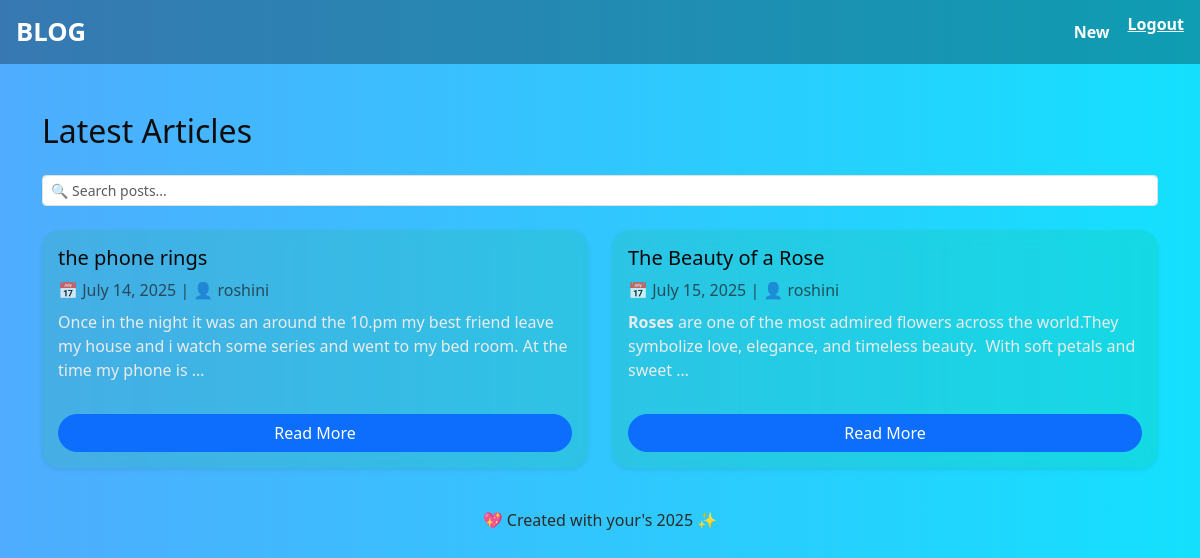
The app's page / (signed in) with its own data.
### blog/models.py (models this page shows, shortened)
class Post(models.Model):
    title = models.CharField(max_length=200)
    content = RichTextUploadingField()  # ✅ Enables rich editing + paste image
    category = models.ForeignKey(Category, on_delete=models.SET_NULL, null=True, blank=True)
    author = models.ForeignKey(User, on_delete=models.CASCADE)
    created_at = models.DateTimeField(auto_now_add=True)
    image = models.ImageField(upload_to='post_images/', blank=True, null=True)

### blog/views.py (the view)
# urls.py: path('', views.post_list, name='post_list'),
@login_required
def post_list(request):
    query = request.GET.get("q")
    posts = Post.objects.all()
    if query:
        posts = posts.filter(title__icontains=query) | posts.filter(content__icontains=query)
    return render(request, 'blog/post_list.html', {'posts': posts})

### blog/templates/blog/post_list.html (shortened to what this page needs)
{% extends "blog/base.html" %}
{% block content %}
<h2 class="mb-4"> Latest Articles</h2>
<form method="GET" class="mb-4">
    <input type="text" name="q" class="form-control form-control-sm" placeholder="🔍 Search posts..." value="{{ request.GET.q }}">
</form>
<div class="row row-cols-1 row-cols-md-2 g-4">
    {% for post in posts %}
        <div class="col">
            <div class="card shadow-sm h-100 d-flex flex-column justify-content-between p-3">
                <div>
                    <h5 class="card-title"> <span style="color:#080808">{{ post.title }}</span></h5>
                    <p class="text-muted mb-2">📅 {{ post.created_at|date:"F d, Y" }} | 👤 {{ post.author }}</p>
                    <div class="card-text" style="max-height: 100px; overflow: hidden;">
                        {{ post.content|truncatechars_html:150|safe }}
                    </div>
                </div>
                <div class="mt-3">
                    <a href="{% url 'post_detail' post.pk %}" class="btn btn-primary w-100" style="border-radius: 25px;"> Read More</a>
                </div>
            </div>
        </div>
    {% empty %}
        <p> No blog posts yet. Sprinkle your imagination and start writing! </p>
    {% endfor %}
</div>
{% endblock %}

### blog/templates/blog/base.html (shortened to what this page needs)
<!DOCTYPE html>
<html>
<head>
    <link href="https://cdn.jsdelivr.net/npm/bootstrap@5.3.0/dist/css/bootstrap.min.css" rel="stylesheet">
</head>
<body>
<nav class="navbar navbar-expand-lg px-3">
  <a class="navbar-brand" href="/"> BLOG</a>
  <div class="navbar-nav ms-auto">
    {% if user.is_authenticated %}
      <a class="nav-link" href="{% url 'post_create' %}"> New</a>
      <form method="post" action="{% url 'logout' %}" class="logout-form">
          <button type="submit"> Logout</button>
      </form>
    {% else %}
      <a class="nav-link" href="{% url 'login' %}">🔐 Login</a>
      <a class="nav-link" href="{% url 'register' %}">🧑‍🚀 Register</a>
    {% endif %}
  </div>
</nav>
<div class="container mt-5">
    {% block content %}{% endblock %}
</div>
<footer>
    <p>💖 Created with your's 2025 ✨</p>
</footer>
</body>
</html>

### blog/templates/blog/base.html (style rules this page uses)
body { background: linear-gradient(to right, #4facfe, #00f2fe, #8e2de2, #4a00e0); background-size: 400% 400%; animation: gradientBG 15s ease infinite; font-family: 'Segoe UI', sans-serif; color: rgb(13, 13, 13); }
.navbar { background: rgba(0, 0, 0, 0.3); }
.navbar-brand { font-weight: bold; font-size: 1.6rem; color: #fff !important; }
.nav-link, .btn-link { font-weight: bold; color: #fefdfd !important; margin-inline-start: 10px; }
.card { border-radius: 18px; background: rgba(15, 176, 15, 0.1); color: #eaebea; border: none; backdrop-filter: blur(8px); }
.card-title { color: #db53db; }
.btn { border-radius: 70px; }
footer { margin-top: 40px; text-align: center; color: #2c2b2b; }
.logout-form { display: inline; margin-left: 10px; }
.logout-form button { background: none; border: none; padding: 0; margin: 0; color: #fff; font-weight: bold; cursor: pointer; text-decoration: underline; }

### records on screen
Post: title "the phone rings", created_at "July 14, 2025", author "roshini", content "Once in the night it was an around the 10.pm my best friend leave my house and i watch some series and went to my bed room. At the time my phone is …"
Post: title "The Beauty of a Rose", created_at "July 15, 2025", author "roshini", content "Roses are one of the most admired flowers across the world.They symbolize love, elegance, and timeless beauty. With soft petals and sweet …"
